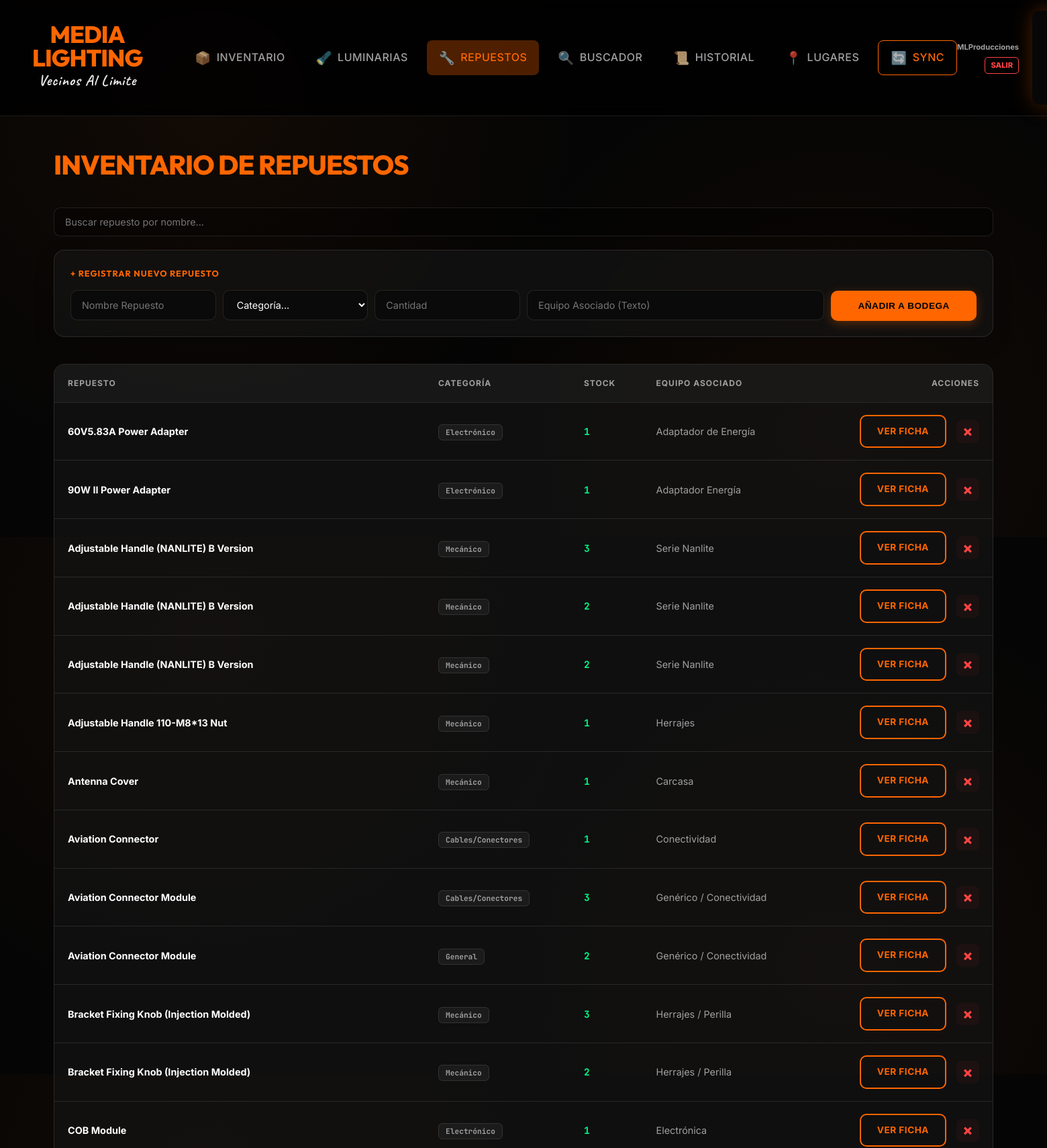
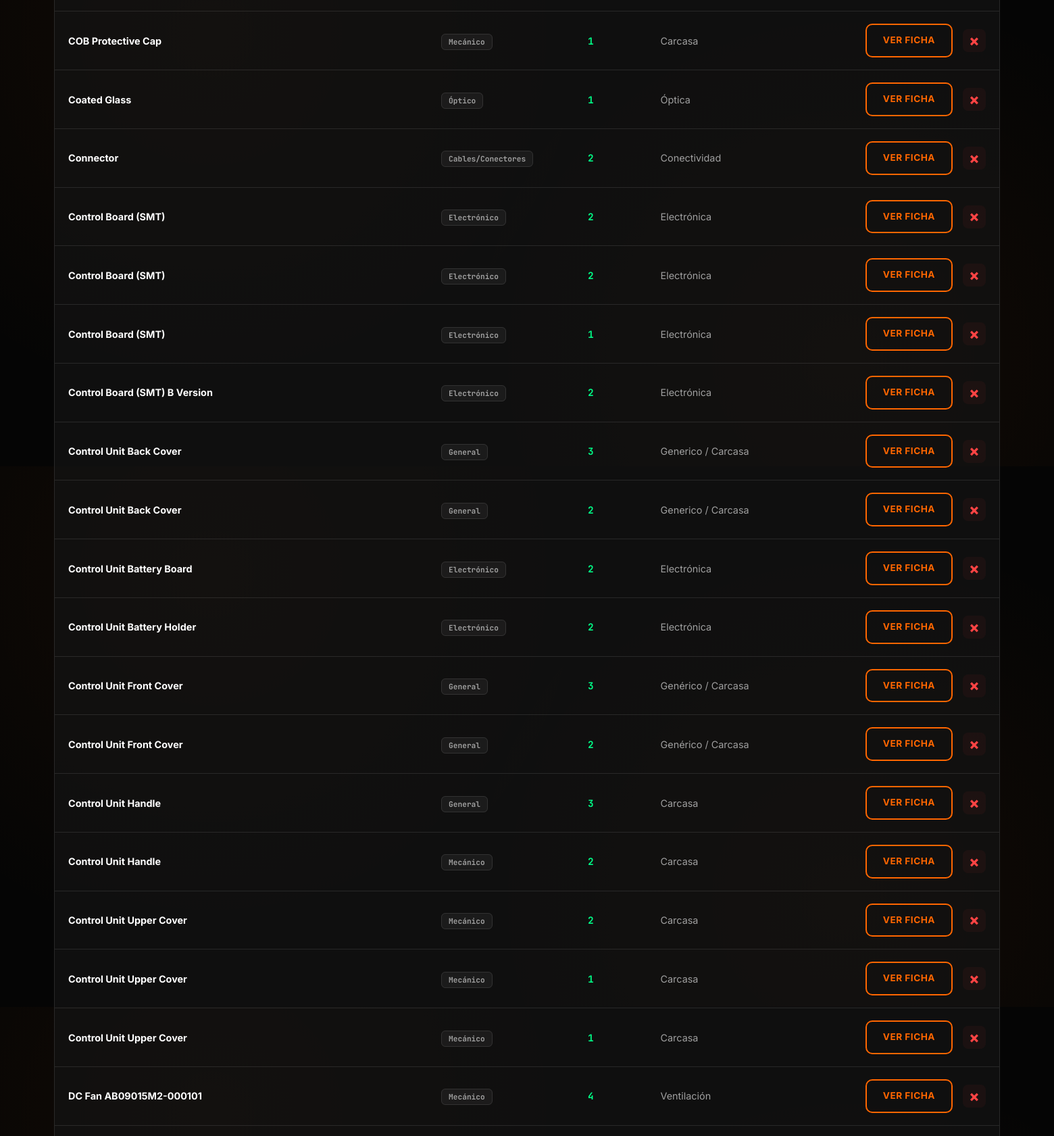
The app's page /repuestos (signed in, upper part) with its own data (2 pictures, top to bottom).
### app.py (models this page shows, shortened)
class Repuesto(db.Model):
    id = db.Column(db.Integer, primary_key=True)
    nombre = db.Column(db.String(100), nullable=False)
    marca = db.Column(db.String(50))
    categoria = db.Column(db.String(50))
    cantidad = db.Column(db.Integer, default=1)
    equipo_asociado_texto = db.Column(db.String(200)) # Detalle textual del equipo/serie asociado
    equipos = db.relationship('Equipo', secondary=equipo_repuesto, backref=db.backref('repuestos_asociados'))

### app.py (the view)
@app.route('/repuestos')
@login_required
def repuestos():
    lista_repuestos = Repuesto.query.order_by(Repuesto.nombre.asc()).all()
    return render_template('repuestos.html', repuestos=lista_repuestos, categorias=CATEGORIAS_REPUESTOS)

### app.py (called while the page is built)
def login_required(f):
    @wraps(f)
    def decorated_function(*args, **kwargs):
        if 'user_id' not in session:
            flash("Por favor, inicia sesión para acceder.", "warning")
            return redirect(url_for('login'))
        return f(*args, **kwargs)
    return decorated_function

### templates/repuestos.html (shortened to what this page needs)
{% extends "base.html" %}
{% block content %}
<div class="header-actions" style="margin-bottom: 30px;">
    <h1>INVENTARIO DE REPUESTOS</h1>
</div>
<div class="search-box" style="margin-bottom: 20px;">
    <input type="text" id="q" onkeyup="search()" placeholder="Buscar repuesto por nombre...">
</div>
<div class="form-box" style="margin-bottom: 40px;">
    <h3 style="margin:0 0 15px 0; color:var(--orange); font-size: 0.8rem; letter-spacing:1px;">+ REGISTRAR NUEVO
        REPUESTO
    </h3>
    <form action="/repuesto/add" method="POST"
        style="display: grid; grid-template-columns: repeat(auto-fit, minmax(150px, 1fr)); gap: 10px;">
        <input type="text" name="nombre" placeholder="Nombre Repuesto" required>
        <select name="categoria" required>
            <option value="" disabled selected>Categoría...</option>
        </select>
        <input type="number" name="cantidad" placeholder="Cantidad" required min="1">
        <input type="text" name="equipo_asociado_texto" placeholder="Equipo Asociado (Texto)"
            style="grid-column: span 2;">
        <button type="submit" class="btn-main">AÑADIR A BODEGA</button>
    </form>
</div>
<div class="table-container">
    <table>
        <thead>
            <tr>
                <th>REPUESTO</th>
                <th>CATEGORÍA</th>
                <th>STOCK</th>
                <th>EQUIPO ASOCIADO</th>
                <th style="text-align: right;">ACCIONES</th>
            </tr>
        </thead>
        <tbody>
            {% for r in repuestos %}
            <tr class="item-fila" data-categoria="{{ r.categoria }}">
                <td data-label="Repuesto">
                    <span style="display:block; font-weight:700;">{{ r.nombre }}</span>
                </td>
                <td data-label="Categoría"><span class="badge">{{ r.categoria }}</span></td>
                <td data-label="Stock" style="font-family: 'JetBrains Mono'; font-weight: bold; color:var(--green);">{{
                    r.cantidad }}</td>
                <td data-label="Asociado" style="color:var(--text-dim); font-size: 0.9rem;">{{ r.equipo_asociado_texto
                    or '--' }}</td>
                <td style="text-align: right;">
                    <div class="actions-list">
                        <a href="/repuesto/{{ r.id }}" class="btn-outline">VER FICHA</a>
                        <a href="/repuesto/delete/{{ r.id }}" onclick="return confirm('¿Eliminar repuesto?')"
                            class="btn-delete" title="Eliminar">&times;</a>
                    </div>
                </td>
            </tr>
            {% endfor %}
        </tbody>
    </table>
</div>
</div>
{% endblock %}

### static/style.css (style rules this page uses)
:root { --orange: #ff6600; --orange-glow: rgba(255, 102, 0, 0.3); --dark-bg: #050505; --card-bg: rgba(20, 20, 20, 0.7); --nav-bg: rgba(0, 0, 0, 0.8); --border: rgba(255, 255, 255, 0.1); --border-hover: rgba(255, 255, 255, 0.2); --text-main: #ffffff; --text-dim: #a0a0a0; --green: #00ff88; --red: #ff4444; --glass: blur(10px); }
.actions-list { display: flex; justify-content: flex-end; align-items: center; gap: 15px; }
.btn-delete { color: var(--red); text-decoration: none; font-size: 1.4rem; font-weight: 800; line-height: 1; width: 32px; height: 32px; display: flex; align-items: center; justify-content: center; border-radius: 8px; transition: all 0.2s ease; background: rgba(255, 68, 68, 0.05); border: 1px solid transparent; }
body { font-family: 'Inter', sans-serif; background-color: var(--dark-bg); background-image: radial-gradient(circle at 20% 20%, rgba(255, 102, 0, 0.05) 0%, transparent 40%), radial-gradient(circle at 80% 80%, rgba(255, 102, 0, 0.05) 0%, transparent 40%); color: var(--text-main); margin: 0; line-height: 1.6; overflow-x: hidden; animation: fadeInPage 0.5s ease-out; }
.card, .form-box { background: var(--card-bg); backdrop-filter: var(--glass); -webkit-backdrop-filter: var(--glass); border: 1px solid var(--border); border-radius: 16px; padding: 24px; box-shadow: 0 10px 30px rgba(0, 0, 0, 0.2); transition: border-color 0.3s ease; }
.table-container, .form-box, .card { backface-visibility: hidden; -webkit-backface-visibility: hidden; transform: translateZ(0); }
h1, h2, h3 { font-family: 'Outfit', sans-serif; margin-top: 0; }
h1 { color: var(--orange); font-size: 2.5rem; font-weight: 800; margin-bottom: 2rem; letter-spacing: -1px; }
.table-container { border-radius: 16px; overflow: hidden; border: 1px solid var(--border); background: var(--card-bg); margin-top: 20px; }
table { width: 100%; border-collapse: collapse; }
th { background: rgba(255, 255, 255, 0.03); color: var(--text-dim); padding: 18px 20px; text-align: left; font-size: 0.75rem; font-weight: 700; text-transform: uppercase; letter-spacing: 1px; border-bottom: 1px solid var(--border); }
td { padding: 18px 20px; border-bottom: 1px solid var(--border); font-size: 0.9rem; color: var(--text-main); }
.btn-main, .btn-outline { display: inline-flex; align-items: center; justify-content: center; padding: 12px 24px; border-radius: 10px; font-weight: 700; font-size: 0.85rem; text-transform: uppercase; letter-spacing: 0.5px; cursor: pointer; transition: all 0.3s cubic-bezier(0.4, 0, 0.2, 1); text-decoration: none; border: none; }
.btn-main { background: var(--orange); color: #000; box-shadow: 0 4px 15px var(--orange-glow); }
.btn-outline { background: transparent; color: var(--orange); border: 2px solid var(--orange); }
input, textarea, select { background: rgba(0, 0, 0, 0.3); border: 1px solid var(--border); color: white; padding: 12px 16px; border-radius: 10px; font-family: inherit; font-size: 0.9rem; transition: all 0.3s ease; width: 100%; box-sizing: border-box; }
select option { background: #1a1a1a; color: white; }
.badge { padding: 4px 10px; border-radius: 6px; font-size: 0.7rem; font-weight: 700; font-family: 'JetBrains Mono', monospace; background: rgba(255, 255, 255, 0.05); color: var(--text-dim); border: 1px solid var(--border); }

### records on screen
Repuesto: nombre "60V5.83A Power Adapter", categoria "Electrónico", cantidad "1", equipo_asociado_texto "Adaptador de Energía"
Repuesto: nombre "90W II Power Adapter", categoria "Electrónico", cantidad "1", equipo_asociado_texto "Adaptador Energía"
Repuesto: nombre "Adjustable Handle (NANLITE) B Version", categoria "Mecánico", cantidad "3", equipo_asociado_texto "Serie Nanlite"
Repuesto: nombre "Adjustable Handle (NANLITE) B Version", categoria "Mecánico", cantidad "2", equipo_asociado_texto "Serie Nanlite"
Repuesto: nombre "Adjustable Handle (NANLITE) B Version", categoria "Mecánico", cantidad "2", equipo_asociado_texto "Serie Nanlite"
Repuesto: nombre "Adjustable Handle 110-M8*13 Nut", categoria "Mecánico", cantidad "1", equipo_asociado_texto "Herrajes"
Repuesto: nombre "Antenna Cover", categoria "Mecánico", cantidad "1", equipo_asociado_texto "Carcasa"
Repuesto: nombre "Aviation Connector", categoria "Cables/Conectores", cantidad "1", equipo_asociado_texto "Conectividad"
Repuesto: nombre "Aviation Connector Module", categoria "Cables/Conectores", cantidad "3", equipo_asociado_texto "Genérico / Conectividad"
Repuesto: nombre "Aviation Connector Module", categoria "General", cantidad "2", equipo_asociado_texto "Genérico / Conectividad"
Repuesto: nombre "Bracket Fixing Knob (Injection Molded)", categoria "Mecánico", cantidad "3", equipo_asociado_texto "Herrajes / Perilla"
Repuesto: nombre "Bracket Fixing Knob (Injection Molded)", categoria "Mecánico", cantidad "2", equipo_asociado_texto "Herrajes / Perilla"
Repuesto: nombre "COB Module", categoria "Electrónico", cantidad "1", equipo_asociado_texto "Electrónica"
Repuesto: nombre "COB Protective Cap", categoria "Mecánico", cantidad "1", equipo_asociado_texto "Carcasa"
Repuesto: nombre "Coated Glass", categoria "Óptico", cantidad "1", equipo_asociado_texto "Óptica"
Repuesto: nombre "Connector", categoria "Cables/Conectores", cantidad "2", equipo_asociado_texto "Conectividad"
Repuesto: nombre "Control Board (SMT)", categoria "Electrónico", cantidad "2", equipo_asociado_texto "Electrónica"
Repuesto: nombre "Control Board (SMT)", categoria "Electrónico", cantidad "2", equipo_asociado_texto "Electrónica"
Repuesto: nombre "Control Board (SMT)", categoria "Electrónico", cantidad "1", equipo_asociado_texto "Electrónica"
Repuesto: nombre "Control Board (SMT) B Version", categoria "Electrónico", cantidad "2", equipo_asociado_texto "Electrónica"
Repuesto: nombre "Control Unit Back Cover", categoria "General", cantidad "3", equipo_asociado_texto "Generico / Carcasa"
Repuesto: nombre "Control Unit Back Cover", categoria "General", cantidad "2", equipo_asociado_texto "Generico / Carcasa"
Repuesto: nombre "Control Unit Battery Board", categoria "Electrónico", cantidad "2", equipo_asociado_texto "Electrónica"
Repuesto: nombre "Control Unit Battery Holder", categoria "Electrónico", cantidad "2", equipo_asociado_texto "Electrónica"
Repuesto: nombre "Control Unit Front Cover", categoria "General", cantidad "3", equipo_asociado_texto "Genérico / Carcasa"
Repuesto: nombre "Control Unit Front Cover", categoria "General", cantidad "2", equipo_asociado_texto "Genérico / Carcasa"
Repuesto: nombre "Control Unit Handle", categoria "General", cantidad "3", equipo_asociado_texto "Carcasa"
Repuesto: nombre "Control Unit Handle", categoria "Mecánico", cantidad "2", equipo_asociado_texto "Carcasa"
Repuesto: nombre "Control Unit Upper Cover", categoria "Mecánico", cantidad "2", equipo_asociado_texto "Carcasa"
Repuesto: nombre "Control Unit Upper Cover", categoria "Mecánico", cantidad "1", equipo_asociado_texto "Carcasa"
Repuesto: nombre "Control Unit Upper Cover", categoria "Mecánico", cantidad "1", equipo_asociado_texto "Carcasa"
Repuesto: nombre "DC Fan AB09015M2-000101", categoria "Mecánico", cantidad "4", equipo_asociado_texto "Ventilación"

### other values on screen
{{ session['username'] }} "MLProducciones"
